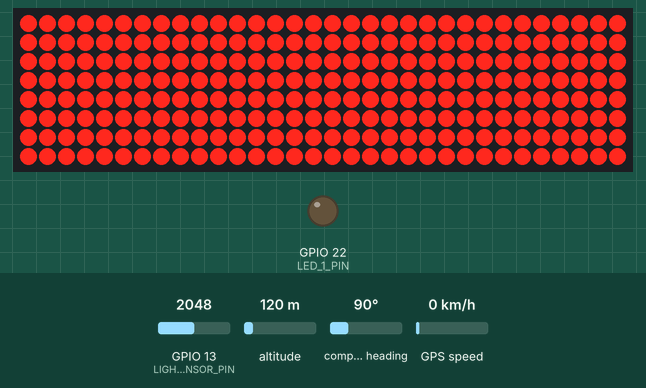
A sketch run on a simulated ESP32. On the bench: 32×8 LED matrix, output pins drawn as LEDs (lit = HIGH). The test bench sets the inputs (shaded band); at power-on: GPIO 13 (LIGHT_SENSOR_PIN) = 2048, altitude 120 m, compass heading 90°, GPS speed 0 km/h. The GPS gets a fix after 3 s at 37.7749, -122.4194 with 8 satellites; what the sketch prints to the serial monitor is not drawn.

Above: at 0.1 s.
1.8 s: GPIO 13 (LIGHT_SENSOR_PIN) set to 2866
3.3 s: GPIO 13 (LIGHT_SENSOR_PIN) set to 3972
4.8 s: GPIO 13 (LIGHT_SENSOR_PIN) set to 1228
Timing chart, 0 to 7.8 s (numbered marks = the images above; inputs shaded):
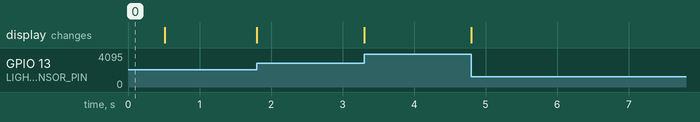

The sketch:

gpsClock_v1.ino
```cpp
#include <TinyGPSPlus.h>
#include <SoftwareSerial.h>
#include <MD_Parola.h>
#include <MD_MAX72xx.h>
#include <SPI.h>

// Board
#define SERIAL_BAUD 9600

// OnBoard LED PIN
#define LED_1_PIN 22

// GPS
#define GPS_PIN_TX 25 //33
#define GPS_PIN_RX 33 //32
#define GPS_BAUD 9600

// Lightsensor
#define LIGHT_SENSOR_PIN 13
//    Sensor  max brightness is 4095
#define SENSOR_MAX_BRIGHTNESS 4095
int SnsMaxBrtn = 4095;

//MATRIX
//define Matrix
#define MTX_HARDWARE_TYPE MD_MAX72XX::FC16_HW
//PINS
#define MTX_MAX_DEVICES 4
#define MTX_CS_PIN 27
#define MTX_DATA_PIN 26  //DIN
#define MTX_CLK_PIN 14
//Display max brightness is 15
#define DISPLAY_MAX_BRIGHTNESS 15
int dplMaxBrtn = 15;

int noTimeCount = 0;

// ### Declare global Objects ###
// GPS
EspSoftwareSerial::UART myGpsPort;
TinyGPSPlus myGps;

bool validTime = false;

//DISPLAY
MD_Parola myDisplay = MD_Parola(MTX_HARDWARE_TYPE, MTX_DATA_PIN, MTX_CLK_PIN, MTX_CS_PIN, MTX_MAX_DEVICES);

float factorBrightness = float(SENSOR_MAX_BRIGHTNESS) / float(DISPLAY_MAX_BRIGHTNESS);
char TIME_BUF[6];

/// ############ SETUP############ //
void setup() {

  //LightUp Onboard LED to show board is working
  pinMode(LED_1_PIN,OUTPUT);
  digitalWrite(LED_1_PIN,LOW);

  Serial.begin(SERIAL_BAUD); // Standard hardware serial port

  myGpsPort.begin(GPS_BAUD, SWSERIAL_8N1, GPS_PIN_RX, GPS_PIN_TX, false);
  if (!myGpsPort) { // If the object did not initialize, then its configuration is invalid
    Serial.println("Invalid EspSoftwareSerial pin configuration, check config");
    while (1) { // Don't continue with invalid configuration
      delay (1000);
    }
  }

  //prePareDisplay
  myDisplay.begin();
  myDisplay.setIntensity(DISPLAY_MAX_BRIGHTNESS);
  myDisplay.setInvert(true);
  myDisplay.displayClear();
  delay(500);
  myDisplay.setInvert(false);
  myDisplay.setTextAlignment(PA_CENTER);
  //myDisplay.print("no time");
  myDisplay.displayClear();
}

void loop() {
  int cnt = 0;
  String strtime = "";
  while(myGpsPort.available() > 0){
    //DO SOME GPS
    if (myGps.encode(myGpsPort.read())){
      if (myGps.time.isValid() && myGps.time.hour() != 0){
        if (myGps.time.hour() < 10) strtime = String(strtime + F("0"));
        strtime = String(strtime + myGps.time.hour() + F(":"));
        if (myGps.time.minute() < 10) strtime = String(strtime + F("0"));
        strtime = String(strtime + myGps.time.minute());
        Serial.println(strtime);
        strtime.toCharArray(TIME_BUF,6);
        validTime = true;
      }else{
        validTime = false;
        Serial.println("no GPS-Time available");
      }
    }

  }
  // DO SOMETHING OTHER
  // prepare displaysettings
  int sensorValue = analogRead(LIGHT_SENSOR_PIN);
  int displayBrightness = int((sensorValue) / factorBrightness);
  if(displayBrightness <= 1){displayBrightness = int(1);}
  myDisplay.setIntensity(displayBrightness);
  //Serial.println("Sval: " + String(sensorValue) + " - Factor: " + String(factorBrightness) + " - DisplayBrightness: " + String(displayBrightness));

  //show something on the display
  if(validTime){
    myDisplay.setTextAlignment(PA_CENTER);
    myDisplay.setIntensity(displayBrightness);
    //myDisplay.print(TIME_BUF);
    myDisplay.displayText(TIME_BUF,PA_CENTER,50,100,PA_NO_EFFECT,PA_NO_EFFECT);
     if (myDisplay.displayAnimate()) {    // animate the display
      myDisplay.displayReset();          // reset the current animation
    }
  }else{
    noTimeCount += 1;
    Serial.println("show waiting message");
    myDisplay.displayReset();
    myDisplay.displayClear();
    myDisplay.displayText(" no GPS-Time available                    ", PA_LEFT, 25,3000,PA_SCROLL_LEFT, PA_NO_EFFECT);
    while (cnt <= 5000){
      if (myDisplay.displayAnimate()) {    // animate the display
        myDisplay.displayReset();          // reset the current animation
      }
      delay(1);
      cnt++;
    }
    cnt = 0;
  }


}
```
